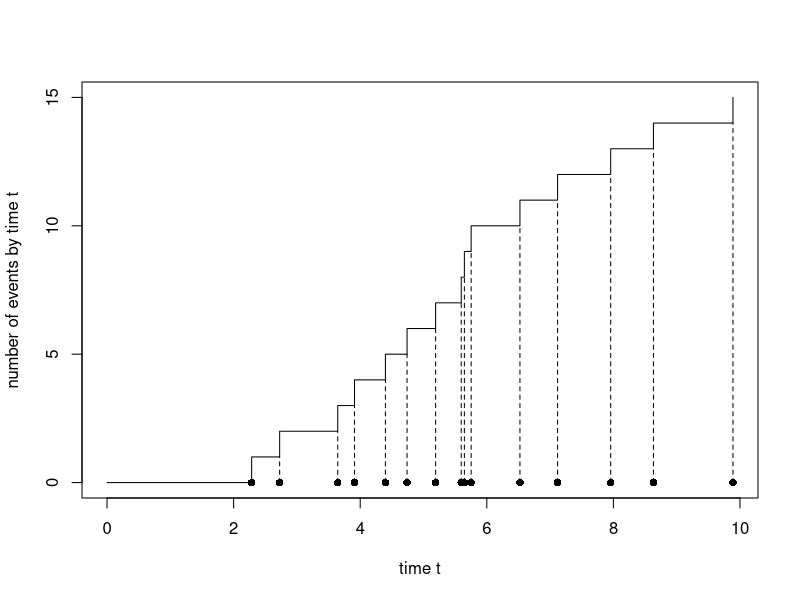
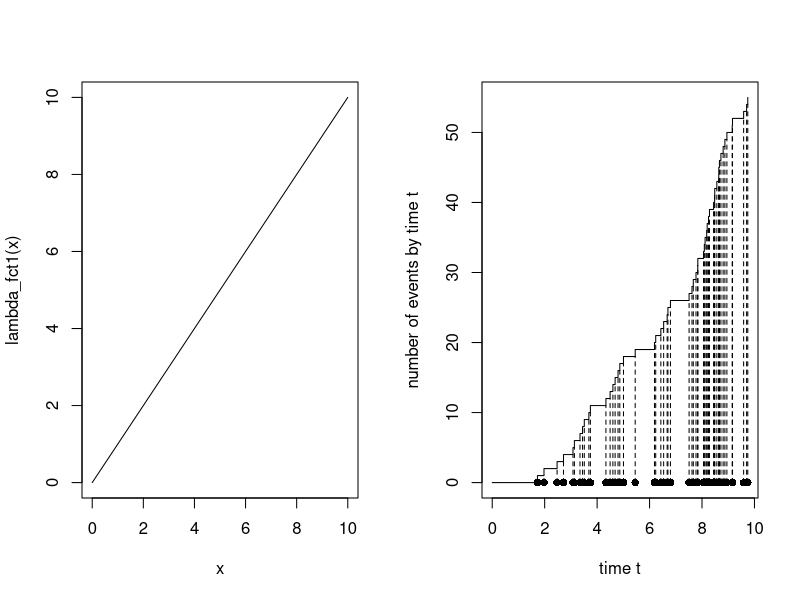
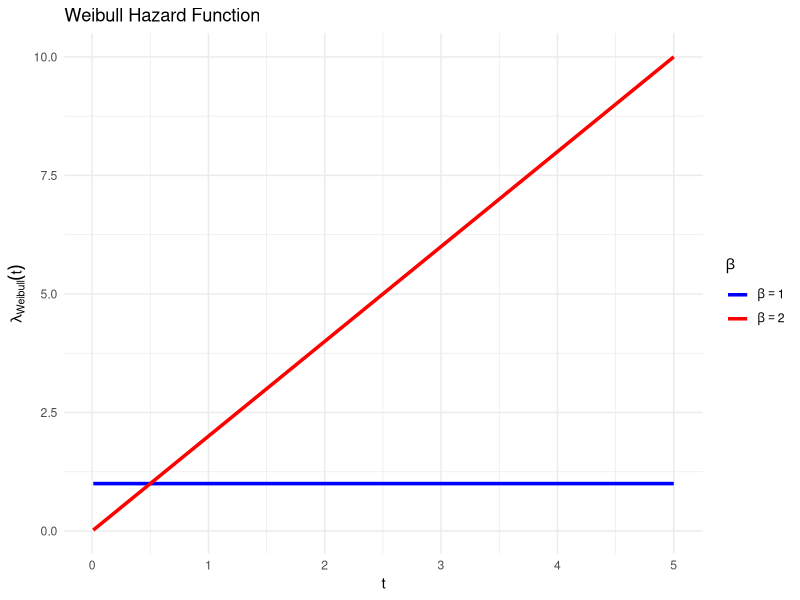
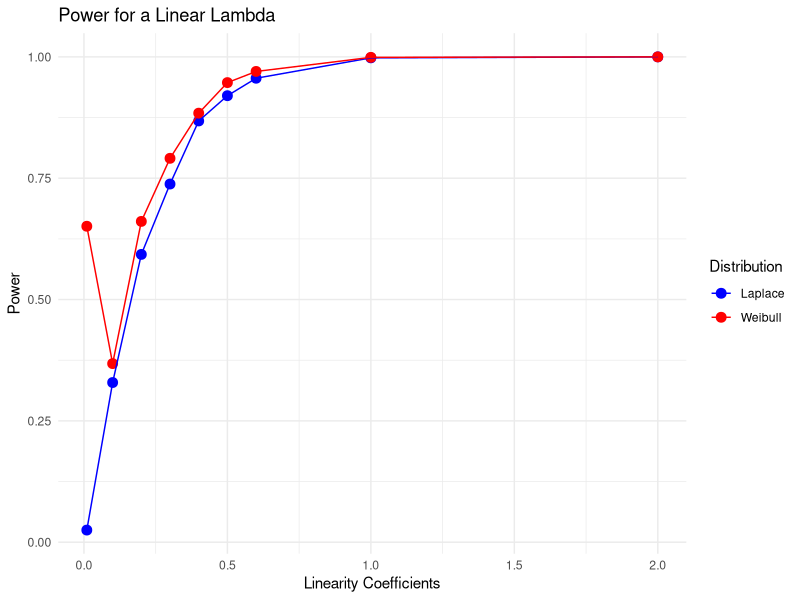
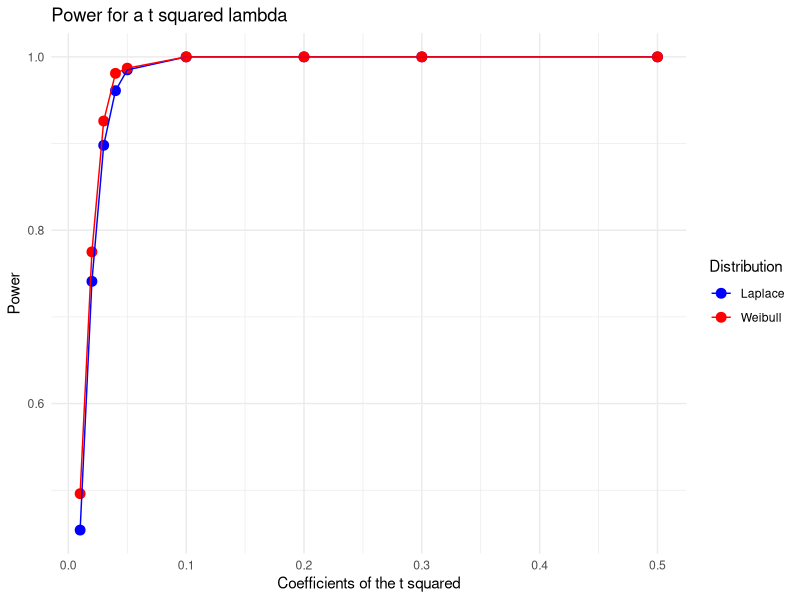
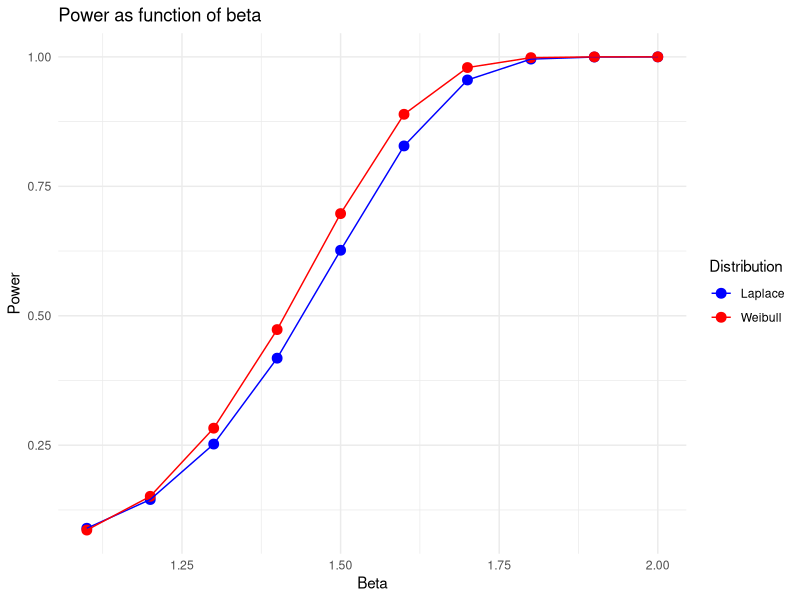
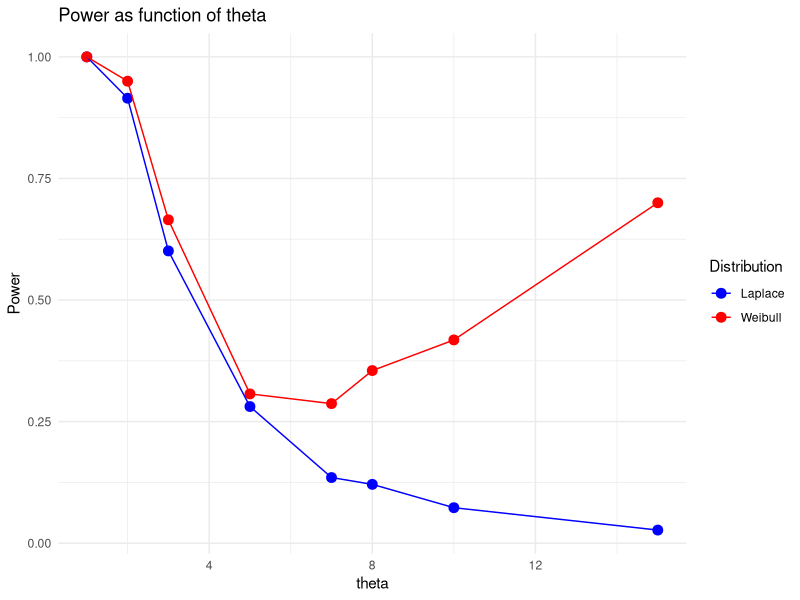
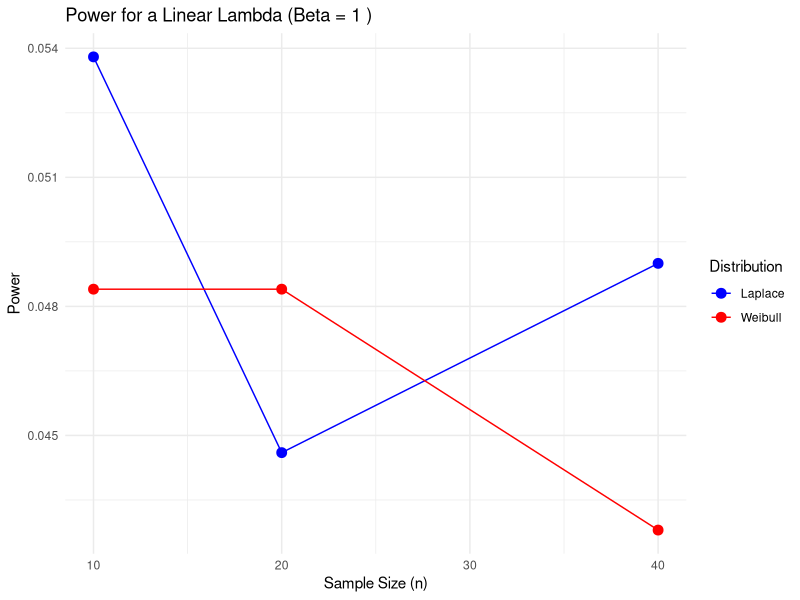

Generate these figures, in order, with R: (Note: a time limit stopped this script after it produced the figures.)
## ---- chunk 1
simulPPh1 <- function(lambda,T_max,fixed_n=-1)
{
  if (fixed_n==-1) fixed_n= rpois(1, lambda*T_max)
  uniformes <- runif(fixed_n, min = 0, max = T_max)
  temps_arrive = sort(uniformes)

  return(temps_arrive)
}
## ---- chunk 2
plot.PP<- function(PP)
{
  # plot the counting process (with jumps of size 1 (starting at point (0,0))):
  plot(c(0,PP),0:length(PP),type="s",xlab="time t",ylab="number of events by time t")
  # add the arrival times on the horizontal axis: 
  points(PP,0*PP,type="p",pch=16)
  # link arrival times with the counts:
  lines(PP,0:(length(PP)-1),type="h",lty=2)
}
## ---- chunk 3
# Simulation and plot of a homogeneous Poisson process:
PPh1 = simulPPh1(2,10)
plot.PP(PPh1)
## ---- chunk 4
simulPPi = function(lambda_fct,T_max,M,fixed_n=-1)
{
  PPh = simulPPh1(M,T_max,fixed_n)
  n = length(PPh)
  unif = runif(n,0,M)
  val_fct_lamb = lambda_fct(PPh)
  to_return = sort(PPh[unif < val_fct_lamb])
  return(to_return)
}
## ---- chunk 5
simulPPi_asarticle = function(lambda_fct,lambda_inv,T_max,n)
{
  unif = sort(runif(n,0,lambda_fct(T_max)))
  to_return = lambda_inv(unif)
  return(to_return)
}
## ---- chunk 6
T_max=10
lambda_fct1 <- function(t){return(t)}
lambda_fct1_prim <- function(t){return(0.5*t^2)}
lambda_fct1_inv <- function(t){return(sqrt(t*2))}

M1=2*T_max
PPi1 = simulPPi(lambda_fct1,T_max,M1)
print(PPi1)
# plot:
par(mfrow=c(1,2))
curve(lambda_fct1,from=0,to=T_max,n=1000)
plot.PP(PPi1)
simulPPi_asarticle(lambda_fct1_prim,lambda_fct1_inv,T_max,10)
## ---- chunk 7
laplace_stat <- function(arrival_times, T_max) {
  n <- length(arrival_times)
  Y <- sum(arrival_times/T_max) - (n / 2)
  Z <- Y / (sqrt(n / 12))
  return(Z)
}

laplace_test <- function(arrival_times, T_max,alpha){
  X = laplace_stat(arrival_times, T_max)
  pval = 1 - pnorm(X)
  rejete_h0 = (pval < alpha)
  to_return = c(X,pval,rejete_h0)
  return(to_return)
}
## ---- chunk 8
set.seed(18) 
T_max = 10
alpha = 0.05
## ---- chunk 9
PPh1 = simulPPh1(2,T_max)

res = laplace_test(PPh1,T_max,alpha)
print(paste("Rejet de H0 :",res[3]))
print(paste("Stat de test :",res[1]))
print(paste("pvaleur :",res[2]))
## ---- chunk 10
lambda_fct1 <- function(t){return(0.2*t)}

M1=0.2*T_max
PPi1 = simulPPi(lambda_fct1,T_max,M1)

res = laplace_test(PPi1,T_max,alpha)
print(paste("Rejet de H0 :",res[3]))
print(paste("Stat de test :",res[1]))
print(paste("pvaleur :",res[2]))
## ---- chunk 11
calculate_power <- function(test,n_sim, T_max, borne_sup,lambda_func, n =-1, alpha = 0.05) {
  rejections <- 0
  ntot = 0
  for (i in 1:n_sim) {
    PPi1 = simulPPi(lambda_func,T_max,borne_sup,n) 
    Z <- test(PPi1, T_max,alpha)
    if (!is.nan(Z[3]) && !is.na(Z[3])){
      if (Z[3]) {
        rejections <- rejections + 1
      }
      }
  }
  return(rejections / n_sim)
}

calculate_power_asarticle <- function(test,n_sim, T_max, lambda_func,lambda_inv, n, alpha = 0.05) {
  rejections <- 0
  ntot = 0
  for (i in 1:n_sim) {
    PPi1 = simulPPi_asarticle(lambda_func,lambda_inv,T_max,n)
    Z <- test(PPi1, T_max,alpha)
    if (i==1){
      print(PPi1)
    }
    if (!is.nan(Z[3]) && !is.na(Z[3])){
      if (Z[3]) {
        rejections <- rejections + 1
      }
      }
  }
  return(rejections / n_sim)
}
## ---- chunk 12
T_max =10
n_sim=1000
lambda_fct1 <- function(t){return(t+1)}
M1=exp(T_max)

power = calculate_power(laplace_test,n_sim, T_max, M1,lambda_fct1)
power

## ---- chunk 13
weibull_stat <- function(arrival_times, T_max) {
  Z <- 2*sum(log(T_max/arrival_times))
  return(Z)
}

weibull_test <- function(arrival_times, T_max,alpha){
  Zobs = weibull_stat(arrival_times, T_max)
  n=length(arrival_times)
  pval = pchisq(Zobs, df = 2 * n)
  rejete_h0 = (pval < alpha)
  to_return = c(Zobs,pval,rejete_h0)
  return(to_return)
}
## ---- chunk 14
lambda_weibull <- function(theta,Beta,t){
  return ((Beta / theta) * (t / theta)^(Beta - 1))
}
## ---- chunk 15
theta=1
# Définir les valeurs de t
t_values <- seq(0.01, 5, length.out = 500)  # t commence à 0.01 pour éviter t=0 (division par 0)

# Calculer lambda pour Beta = 1 et Beta = 2
lambda_beta1 <- lambda_weibull(theta, Beta = 1, t_values)
lambda_beta2 <- lambda_weibull(theta, Beta = 2, t_values)

# Convertir en data frame pour ggplot
df <- data.frame(
  t = t_values,
  Beta1 = lambda_beta1,
  Beta2 = lambda_beta2
)

# Passer au format long pour ggplot
df_long <- tidyr::pivot_longer(df, cols = c("Beta1", "Beta2"), 
                               names_to = "Beta", 
                               values_to = "Lambda")

# Tracer avec ggplot
library(ggplot2)
ggplot(df_long, aes(x = t, y = Lambda, color = Beta)) +
  geom_line(size = 1.2) +
  labs(title = "Weibull Hazard Function",
       x = "t",
       y = expression(lambda[Weibull](t)),
       color = expression(beta)) +
  theme_minimal() +
  scale_color_manual(values = c("blue", "red"),
                     labels = c(expression(beta == 1), expression(beta == 2)))
## ---- chunk 16
T_max = 10
alpha = 0.05
theta = 1
## ---- chunk 17
lambda_fct1 <- function(t){return(lambda_weibull(theta,1,t))}

M1=lambda_weibull(theta,1,T_max)
PPi1 = simulPPi(lambda_fct1,T_max,M1)

res = weibull_test(PPi1,T_max,alpha)
print(paste("Rejet de H0 :",res[3]))
print(paste("Stat de test :",res[1]))
print(paste("pvaleur :",res[2]))
## ---- chunk 18
b=1.5
lambda_fct1 <- function(t){return(lambda_weibull(theta,b,t))}

M1=lambda_weibull(theta,b,T_max)
PPi1 = simulPPi(lambda_fct1,T_max,M1)

res = weibull_test(PPi1,T_max,alpha)
print(paste("Rejet de H0 :",res[3]))
print(paste("Stat de test :",res[1]))
print(paste("pvaleur :",res[2]))
## ---- chunk 19
coef_list = c(0.01,0.1,0.2,0.3,0.4,0.5,0.6,1,2)
T_max =10
n_sim=1000

powers_laplace = c()
powers_weibull = c()

for (coeff in coef_list) {
  lambda_fct <- function(t){return(lambda_weibull(sqrt(2 / coeff),2,t))} # équivalent à lambda(t) = coeff * t
  M=lambda_fct(T_max)
  powers_laplace[length(powers_laplace) + 1] <- calculate_power(laplace_test,n_sim, T_max, M, lambda_fct)
  powers_weibull[length(powers_weibull) + 1] <- calculate_power(weibull_test,n_sim, T_max, M, lambda_fct)
}
library(ggplot2)

# Convertir en data frame
df <- data.frame(x = coef_list, Laplace = powers_laplace,Weibull = powers_weibull)
df_long <- tidyr::pivot_longer(df, cols = c("Laplace", "Weibull"), 
                               names_to = "Distribution", 
                               values_to = "Power")

# Créer le graphique
ggplot(df_long, aes(x = x, y = Power, color = Distribution, group = Distribution)) +
  geom_point(size = 3) +
  geom_line() +
  labs(title = "Power for a Linear Lambda",
       x = "Linearity Coefficients",
       y = "Power") +
  theme_minimal() +
  scale_color_manual(values = c("blue", "red"))  # Personnaliser les couleurs
theme_minimal()
## ---- chunk 20
coef_list = c(0.01,0.02,0.03,0.04,0.05,0.1,0.2,0.3,0.5)
T_max =10
n_sim=1000

powers_laplace = c()
powers_weibull = c()

for (coeff in coef_list) {
  lambda_fct <- function(t){return(lambda_weibull((3 / coeff)^(1 / 3),3,t))} # équivalent à lambda(t) = coeff * t²
  M=lambda_fct(T_max)
  powers_laplace[length(powers_laplace) + 1] <- calculate_power(laplace_test,n_sim, T_max, M, lambda_fct)
  powers_weibull[length(powers_weibull) + 1] <- calculate_power(weibull_test,n_sim, T_max, M, lambda_fct)
}

# Convertir en data frame
df <- data.frame(x = coef_list, Laplace = powers_laplace,Weibull = powers_weibull)
df_long <- tidyr::pivot_longer(df, cols = c("Laplace", "Weibull"), 
                               names_to = "Distribution", 
                               values_to = "Power")

# Créer le graphique
ggplot(df_long, aes(x = x, y = Power, color = Distribution, group = Distribution)) +
  geom_point(size = 3) +
  geom_line() +
  labs(title = "Power for a t squared lambda",
       x = "Coefficients of the t squared",
       y = "Power") +
  theme_minimal() +
  scale_color_manual(values = c("blue", "red"))  # Personnaliser les couleurs
theme_minimal()
## ---- chunk 21
library(ggplot2)
beta_list = c(1.1,1.2,1.3,1.4,1.5,1.6,1.7,1.8,1.9,2.0)
T_max =10
n_sim=10000

powers_laplace = c()
powers_weibull = c()

for (b in beta_list) {
  lambda_fct <- function(t){return(lambda_weibull(1,b,t))}
  M=lambda_fct(T_max)
  powers_laplace[length(powers_laplace) + 1] <- calculate_power(laplace_test,n_sim, T_max, M, lambda_fct)
  powers_weibull[length(powers_weibull) + 1] <- calculate_power(weibull_test,n_sim, T_max, M, lambda_fct)
}

# Convertir en data frame
df <- data.frame(x = beta_list, Laplace = powers_laplace,Weibull = powers_weibull)
df_long <- tidyr::pivot_longer(df, cols = c("Laplace", "Weibull"), 
                               names_to = "Distribution", 
                               values_to = "Power")

# Créer le graphique
ggplot(df_long, aes(x = x, y = Power, color = Distribution, group = Distribution)) +
  geom_point(size = 3) +
  geom_line() +
  labs(title = "Power as function of beta",
       x = "Beta",
       y = "Power") +
  theme_minimal() +
  scale_color_manual(values = c("blue", "red"))  # Personnaliser les couleurs
## ---- chunk 22
coef_list = c(1,2,3,5,10,7,8,15)
T_max =10
n_sim=1000

powers_laplace = c()
powers_weibull = c()

for (theta in coef_list) {
  lambda_fct <- function(t){return(lambda_weibull(theta,2,t))} # équivalent à lambda(t) = coeff * t
  M=lambda_fct(T_max)
  powers_laplace[length(powers_laplace) + 1] <- calculate_power(laplace_test,n_sim, T_max, M, lambda_fct)
  powers_weibull[length(powers_weibull) + 1] <- calculate_power(weibull_test,n_sim, T_max, M, lambda_fct)
}

# Convertir en data frame
df <- data.frame(x = coef_list, Laplace = powers_laplace,Weibull = powers_weibull)
df_long <- tidyr::pivot_longer(df, cols = c("Laplace", "Weibull"), 
                               names_to = "Distribution", 
                               values_to = "Power")

# Créer le graphique
ggplot(df_long, aes(x = x, y = Power, color = Distribution, group = Distribution)) +
  geom_point(size = 3) +
  geom_line() +
  labs(title = "Power as function of theta",
       x = "theta",
       y = "Power") +
  theme_minimal() +
  scale_color_manual(values = c("blue", "red"))  # Personnaliser les couleurs
theme_minimal()
## ---- chunk 23
beta_list = c(1.0, 2.0, 4.0)
n_list = c(10, 20, 40)
T_max = 1
n_sim = 5000

for (b in beta_list) {
  powers_laplace = c()
  powers_weibull = c()
  
  for (n in n_list) {
    lambda_fct <- function(t) {
      return(lambda_weibull(1, b, t))  # équivalent à lambda(t) = coeff * t
    }
    M = lambda_fct(T_max)
    powers_laplace[length(powers_laplace) + 1] <- calculate_power(laplace_test, n_sim, T_max, M, lambda_fct, n)
    powers_weibull[length(powers_weibull) + 1] <- calculate_power(weibull_test, n_sim, T_max, M, lambda_fct, n)
  }
  
  # Convertir en data frame
  df <- data.frame(x = n_list, Laplace = powers_laplace, Weibull = powers_weibull)
  df_long <- tidyr::pivot_longer(df, cols = c("Laplace", "Weibull"), 
                                 names_to = "Distribution", 
                                 values_to = "Power")
  
  # Créer le graphique
  plot <- ggplot(df_long, aes(x = x, y = Power, color = Distribution, group = Distribution)) +
    geom_point(size = 3) +
    geom_line() +
    labs(title = paste("Power for a Linear Lambda (Beta =", b, ")"),
         x = "Sample Size (n)",
         y = "Power") +
    theme_minimal() +
    scale_color_manual(values = c("blue", "red"))  # Personnaliser les couleurs
  
  # Afficher le graphique
  print(plot)
}



## ---- chunk 24
t_list = c(1.0, 2.0, 4.0)
n_list = c(10, 20, 40)
n_sim = 5000

for (T_max in t_list) {
  powers_laplace = c()
  powers_weibull = c()
  
  for (n in n_list) {
    lambda_fct <- function(t) {
      return(exp(t))  # équivalent à lambda(t) = coeff * t
    }
    M = lambda_fct(T_max)
    powers_laplace[length(powers_laplace) + 1] <- calculate_power(laplace_test, n_sim, T_max, M, lambda_fct, n)
    powers_weibull[length(powers_weibull) + 1] <- calculate_power(weibull_test, n_sim, T_max, M, lambda_fct, n)
  }
  
  # Convertir en data frame
  df <- data.frame(x = n_list, Laplace = powers_laplace, Weibull = powers_weibull)
  df_long <- tidyr::pivot_longer(df, cols = c("Laplace", "Weibull"), 
                                 names_to = "Distribution", 
                                 values_to = "Power")
  
  # Créer le graphique
  plot <- ggplot(df_long, aes(x = x, y = Power, color = Distribution, group = Distribution)) +
    geom_point(size = 3) +
    geom_line() +
    labs(title = paste("Power for an exponential Lambda (T_max =", T_max, ")"),
         x = "Sample Size (n)",
         y = "Power") +
    theme_minimal() +
    scale_color_manual(values = c("blue", "red"))  # Personnaliser les couleurs
  
  # Afficher le graphique
  print(plot)
}



## ---- chunk 25
t_list = c(10, 15, 25)
n_list = c(10, 20, 40)
n_sim = 5000

for (T_max in t_list) {
  powers_laplace = c()
  powers_weibull = c()
  
  for (n in n_list) {
    lambda_fct <- function(t) {
      return(log(1+t))  # équivalent à lambda(t) = coeff * t
    }
    M = lambda_fct(T_max)
    powers_laplace[length(powers_laplace) + 1] <- calculate_power(laplace_test, n_sim, T_max, M, lambda_fct, n)
    powers_weibull[length(powers_weibull) + 1] <- calculate_power(weibull_test, n_sim, T_max, M, lambda_fct, n)
  }
  
  # Convertir en data frame
  df <- data.frame(x = n_list, Laplace = powers_laplace, Weibull = powers_weibull)
  df_long <- tidyr::pivot_longer(df, cols = c("Laplace", "Weibull"), 
                                 names_to = "Distribution", 
                                 values_to = "Power")
  
  # Créer le graphique
  plot <- ggplot(df_long, aes(x = x, y = Power, color = Distribution, group = Distribution)) +
    geom_point(size = 3) +
    geom_line() +
    labs(title = paste("Power for an log Lambda (T_max =", T_max, ")"),
         x = "Sample Size (n)",
         y = "Power") +
    theme_minimal() +
    scale_color_manual(values = c("blue", "red"))  # Personnaliser les couleurs
  
  # Afficher le graphique
  print(plot)
}
## ---- chunk 26
to_list = c(1/3, 1/2, 2/3)
n_list = c(10, 20, 40)
n_sim = 1000
T_max=1

for (to in to_list) {
  powers_laplace = c()
  powers_weibull = c()
  
  for (n in n_list) {
    lambda_fct <- function(t) {
      c <- ifelse(t > to, 2, 1)
      return(c)
    }
    M = lambda_fct(T_max)
    powers_laplace[length(powers_laplace) + 1] <- calculate_power(laplace_test, n_sim, T_max, M, lambda_fct, n)
    powers_weibull[length(powers_weibull) + 1] <- calculate_power(weibull_test, n_sim, T_max, M, lambda_fct, n)
  }
  
  # Convertir en data frame
  df <- data.frame(x = n_list, Laplace = powers_laplace, Weibull = powers_weibull)
  df_long <- tidyr::pivot_longer(df, cols = c("Laplace", "Weibull"), 
                                 names_to = "Distribution", 
                                 values_to = "Power")
  
  # Créer le graphique
  plot <- ggplot(df_long, aes(x = x, y = Power, color = Distribution, group = Distribution)) +
    geom_point(size = 3) +
    geom_line() +
    labs(title = paste("Power for an step function intensity (Tho =", to, ")"),
         x = "Sample Size (n)",
         y = "Power") +
    theme_minimal() +
    scale_color_manual(values = c("blue", "red"))  # Personnaliser les couleurs
  
  # Afficher le graphique
  print(plot)
}
## ---- chunk 27
library(ggplot2)
beta_list = c(1.0, 2.0, 4.0)
n_list = c(10, 20, 40)
T_max = 1
n_sim = 5000

for (b in beta_list) {
  powers_laplace = c()
  powers_weibull = c()
  
  for (n in n_list) {
    lambda_func <- function(t) {
      return(t^b) 
    }
    lambda_inv <- function(y){
      return(y^(1/b))
    }
    powers_laplace[length(powers_laplace) + 1] <- calculate_power_asarticle(laplace_test, n_sim, T_max,lambda_func,lambda_inv, n)
    powers_weibull[length(powers_weibull) + 1] <- calculate_power_asarticle(weibull_test, n_sim, T_max, lambda_func,lambda_inv, n)
  }
  
  # Convertir en data frame
  df <- data.frame(x = n_list, Laplace = powers_laplace, Weibull = powers_weibull)
  df_long <- tidyr::pivot_longer(df, cols = c("Laplace", "Weibull"), 
                                 names_to = "Distribution", 
                                 values_to = "Power")
  
  # Créer le graphique
  plot <- ggplot(df_long, aes(x = x, y = Power, color = Distribution, group = Distribution)) +
    geom_point(size = 3) +
    geom_line() +
    labs(title = paste("Power for a Linear Lambda (Beta =", b, ")"),
         x = "Sample Size (n)",
         y = "Power") +
    theme_minimal() +
    scale_color_manual(values = c("blue", "red"))  # Personnaliser les couleurs
  
  # Afficher le graphique
  print(plot)
}

## ---- chunk 28
t_list = c(1.0, 2.0, 4.0)
n_list = c(10, 20, 40)
n_sim = 5000

for (T_max in t_list) {
  powers_laplace = c()
  powers_weibull = c()
  
  for (n in n_list) {
    lambda_func <- function(t) {
      return(exp(t)-1) 
    }
    lambda_inv <- function(y){
      return(log(y+1))
    }
    powers_laplace[length(powers_laplace) + 1] <- calculate_power_asarticle(laplace_test, n_sim, T_max,lambda_func,lambda_inv, n)
    powers_weibull[length(powers_weibull) + 1] <- calculate_power_asarticle(weibull_test, n_sim, T_max, lambda_func,lambda_inv, n)
  }
  
  # Convertir en data frame
  df <- data.frame(x = n_list, Laplace = powers_laplace, Weibull = powers_weibull)
  df_long <- tidyr::pivot_longer(df, cols = c("Laplace", "Weibull"), 
                                 names_to = "Distribution", 
                                 values_to = "Power")
  
  # Créer le graphique
  plot <- ggplot(df_long, aes(x = x, y = Power, color = Distribution, group = Distribution)) +
    geom_point(size = 3) +
    geom_line() +
    labs(title = paste("Power for an exponential Lambda (T_max =", T_max, ")"),
         x = "Sample Size (n)",
         y = "Power") +
    theme_minimal() +
    scale_color_manual(values = c("blue", "red"))  # Personnaliser les couleurs
  
  # Afficher le graphique
  print(plot)
}
## ---- chunk 29
t_list = c(10, 15, 25)
n_list = c(10, 20, 40)
n_sim = 5000

for (T_max in t_list) {
  powers_laplace = c()
  powers_weibull = c()
  
  for (n in n_list) {
    lambda_func <- function(t) {
      return((1 + t) * log(1 + t) - t) 
    }
    
    lambda_inv <- function(y) {
        # Fonction d'inversion pour un scalaire
        inverse_scalar <- function(single_y) {
          if (lambda_func(0) > single_y || lambda_func(100) < single_y) {
            stop("The function does not change sign in the interval [0, 100]")
          }
          result <- uniroot(function(t) lambda_func(t) - single_y, lower = 0, upper = 100)
          return(result$root)
        }
        # Appliquer à chaque élément de y si y est un vecteur
        return(sapply(y, inverse_scalar))
      }
    
    
    powers_laplace[length(powers_laplace) + 1] <- calculate_power_asarticle(laplace_test, n_sim, T_max,lambda_func,lambda_inv, n)
    powers_weibull[length(powers_weibull) + 1] <- calculate_power_asarticle(weibull_test, n_sim, T_max, lambda_func,lambda_inv, n)
  }
  
  # Convertir en data frame
  df <- data.frame(x = n_list, Laplace = powers_laplace, Weibull = powers_weibull)
  df_long <- tidyr::pivot_longer(df, cols = c("Laplace", "Weibull"), 
                                 names_to = "Distribution", 
                                 values_to = "Power")
  
  # Créer le graphique
  plot <- ggplot(df_long, aes(x = x, y = Power, color = Distribution, group = Distribution)) +
    geom_point(size = 3) +
    geom_line() +
    labs(title = paste("Power for an log Lambda (T_max =", T_max, ")"),
         x = "Sample Size (n)",
         y = "Power") +
    theme_minimal() +
    scale_color_manual(values = c("blue", "red"))  # Personnaliser les couleurs
  
  # Afficher le graphique
  print(plot)
}
## ---- chunk 30
to_list = c(1/3, 1/2, 2/3)
n_list = c(10, 20, 40)
n_sim = 1000
T_max=1

for (to in to_list) {
  powers_laplace = c()
  powers_weibull = c()
  
  for (n in n_list) {

    lambda_func <- function(t) {
      return(ifelse(t > to, 2*t - to, t)) 
    }
    lambda_inv <- function(y){
      return(ifelse(y > to,(y + to)/2, y))
    }
    powers_laplace[length(powers_laplace) + 1] <- calculate_power_asarticle(laplace_test, n_sim, T_max,lambda_func,lambda_inv, n)
    powers_weibull[length(powers_weibull) + 1] <- calculate_power_asarticle(weibull_test, n_sim, T_max, lambda_func,lambda_inv, n)
  }
  
  # Convertir en data frame
  df <- data.frame(x = n_list, Laplace = powers_laplace, Weibull = powers_weibull)
  df_long <- tidyr::pivot_longer(df, cols = c("Laplace", "Weibull"), 
                                 names_to = "Distribution", 
                                 values_to = "Power")
  
  # Créer le graphique
  plot <- ggplot(df_long, aes(x = x, y = Power, color = Distribution, group = Distribution)) +
    geom_point(size = 3) +
    geom_line() +
    labs(title = paste("Power for an step function intensity (Tho =", to, ")"),
         x = "Sample Size (n)",
         y = "Power") +
    theme_minimal() +
    scale_color_manual(values = c("blue", "red"))  # Personnaliser les couleurs
  
  # Afficher le graphique
  print(plot)
}
